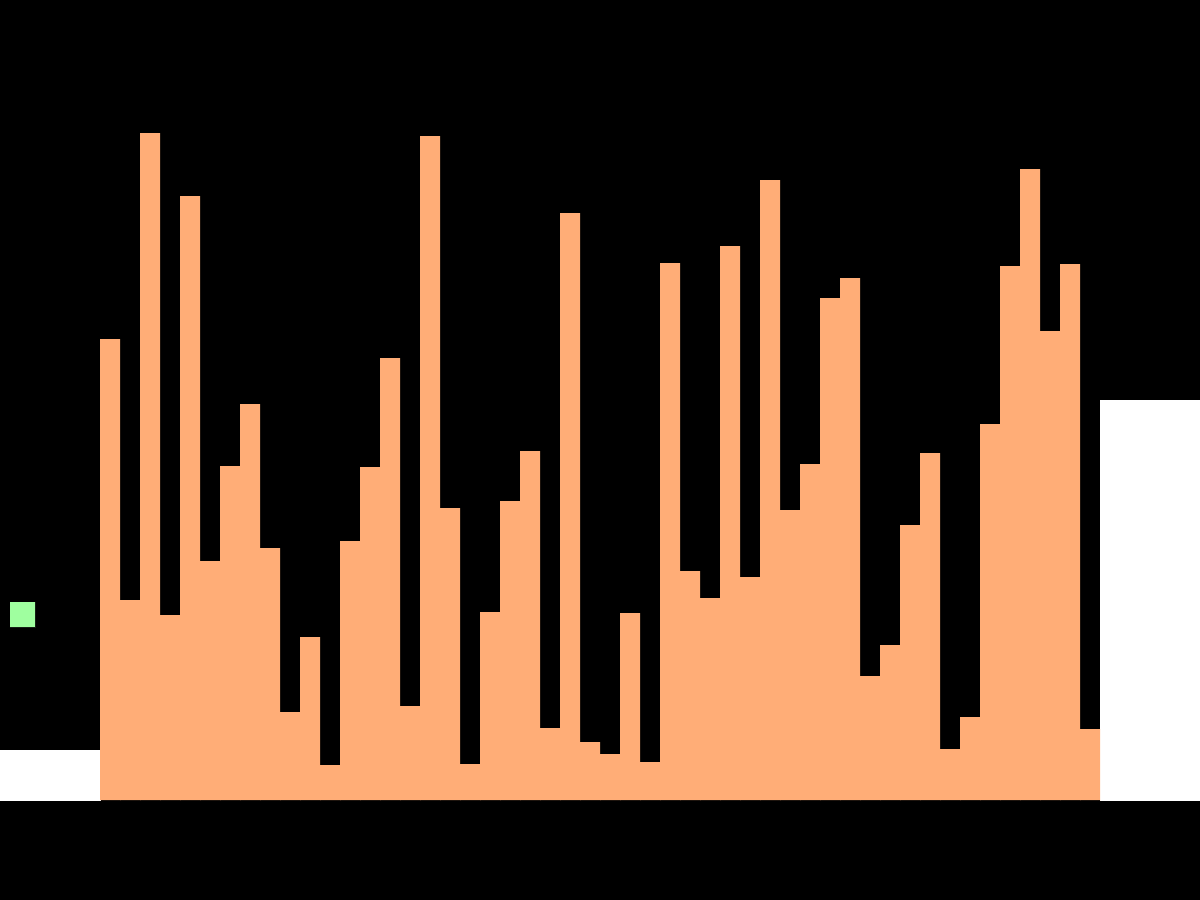
Frame 1 (no input)
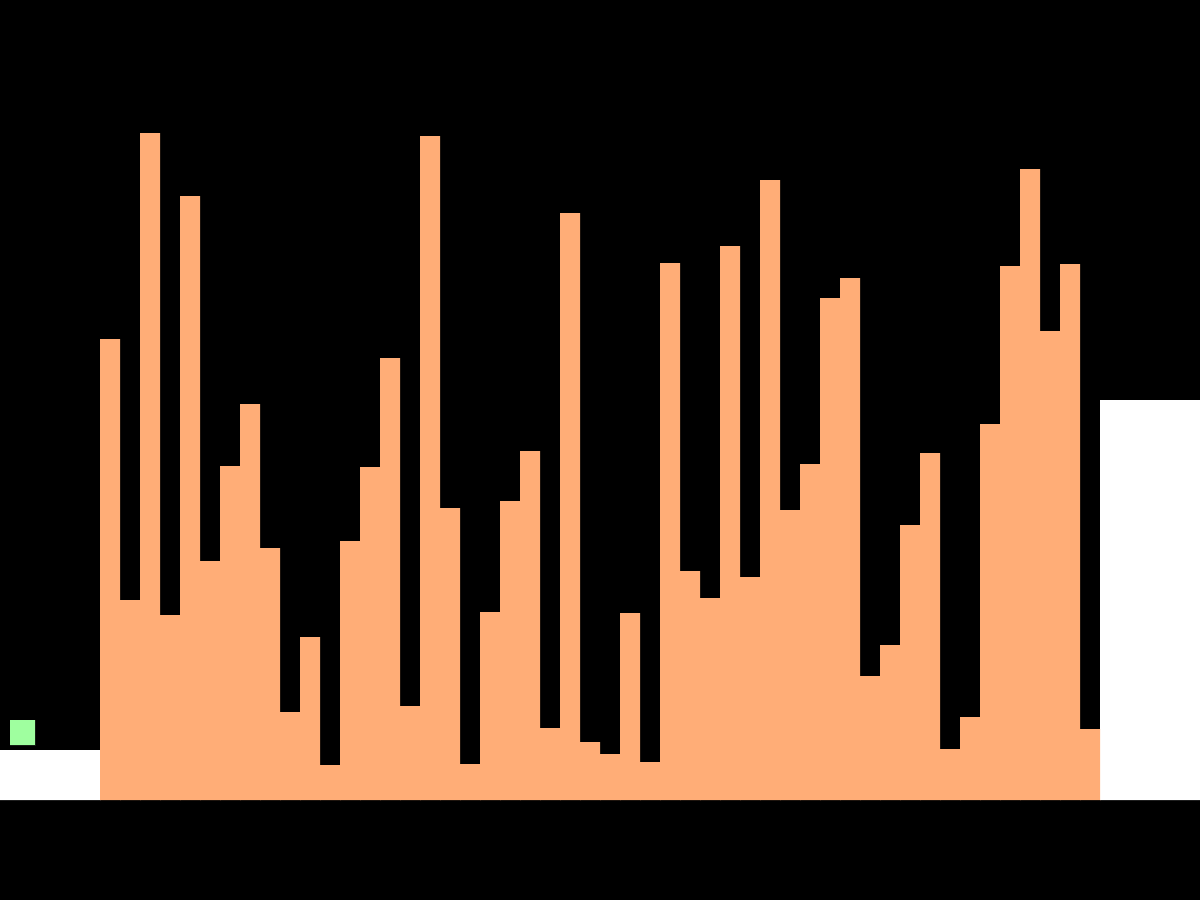
Frame 60 (the mouse pressed at the canvas centre just before this capture)
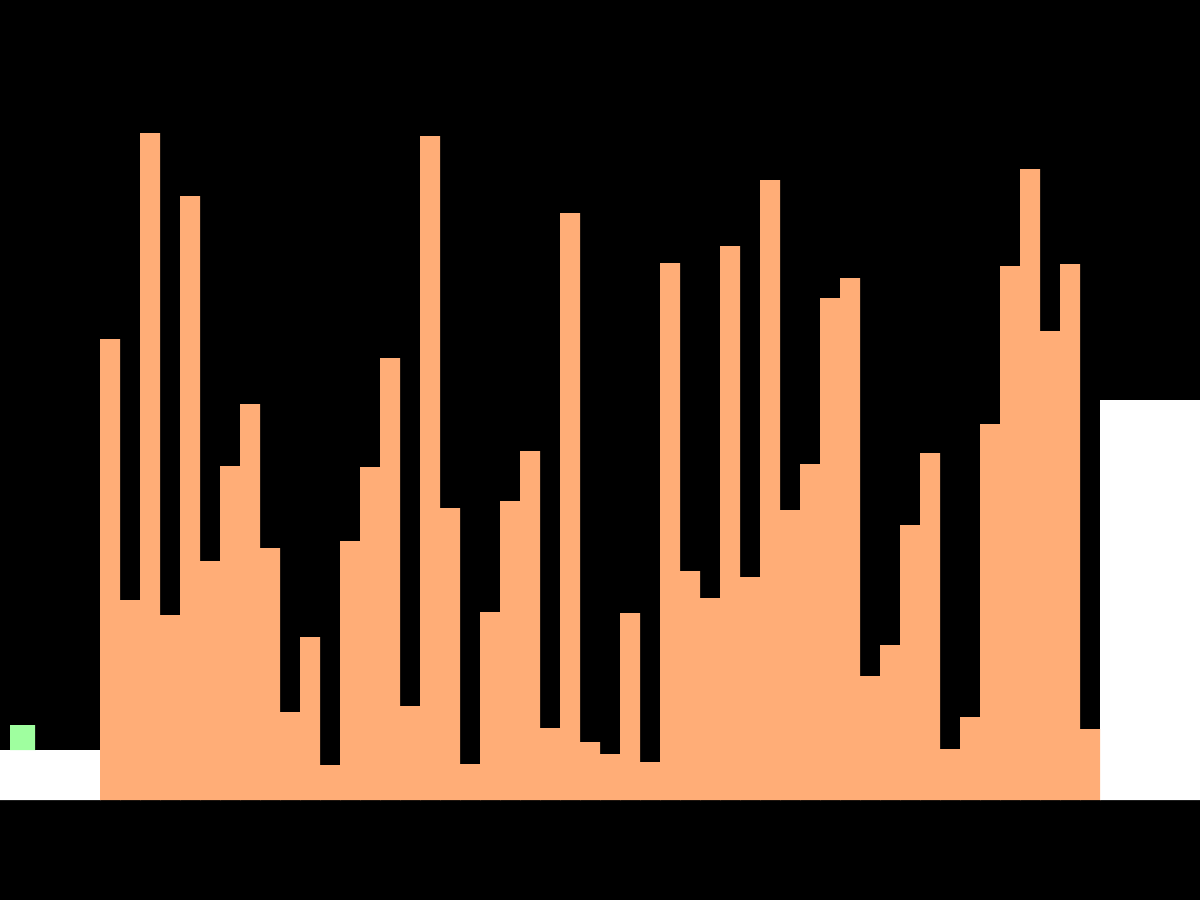
Frame 120 (the mouse held since frame 60 and released just before this capture)

The Processing sketch that drew these frames (run headless with seeded random() and noise(); from frame 60 on, the mouse is pressed at the canvas centre):

// Processing sketch: sortSprint
// ── sortSprint.pde
//sortSprint prototype for the FBLA contests
ArrayList<slot> towers = new ArrayList<slot>();
float temp1;
boolean rightArrow = false; boolean leftArrow = false; boolean upArrow = false; 
player player1 = new player(10, 600);
int controls = 0;
void setup() {
  frameRate(60);
  size(1200,900);
  for (int i = 0; i < 50; i++) { //i controls amount of columns, use a integer divisor of 1000 for best results
    temp1 = (random(25, 700));
    towers.add(new slot(25, 0, 25, round(temp1)));
  }
}
//everyFramePlays
void draw() {
  background(0); //black background
  pallete(#FFFFFF);
  rect(0, 750, 100, 50);
  rect(1100, 400, 100, 400);
  input();
  for (int i = 0; i < towers.size(); i += 1) {
    slot tower = towers.get(i);
    pallete(#FFAD77);
    strokeWeight(0);
    tower.update(ceil((100+(i*(ceil(1000/towers.size()))))), (ceil((1000)/towers.size())));
    tower.display();
    pallete(color(#9FFF9F));
    player1.collision(tower);
  }
  player1.move();
  player1.display();
}  
void input() {
  if (upArrow == true) {
    if (controls == 0) {
      player1.jump();
      player1.inair = true;
    }
  }
  if (leftArrow == true) {
    if (controls == 0) {
      player1.moveLeft();
      player1.inair = true;
    }
  }  
  if (rightArrow == true) {
    if (controls == 0) {
      player1.moveRight();
      player1.inair = true;
    }
  }
}

void keyReleased() {
  if (keyCode == 37) { //moveLeft
    leftArrow = false;
  }
  if (keyCode == 38) { //moveUp
    upArrow = false;
    player1.jump = false;
  }
  if (keyCode == 39) { //moveRight
    rightArrow = false;
  }
}
void keyPressed() {
  print(keyCode);
  if (keyCode == 49) {
    STALIN();
  }
  print(keyCode);
  if (keyCode == 50) {
    BOGO();
  }
  if (keyCode == 37) { //moveLeft
    leftArrow = true;
    rightArrow = false;
  }
  if (keyCode == 38) { //moveUp
    upArrow = true;
  }
  if (keyCode == 39) { //moveRight
    rightArrow = true;
    leftArrow = false;
  }
}
void mouseClicked() {
  println(mouseX + "," + mouseY);
}

void pallete(color c1) {
  fill(c1);
  stroke(c1);
}
//sortingAlgorithms
void STALIN() {
  ArrayList<slot> tempList = new ArrayList<slot>();
  tempList.add(towers.get(0));
  for (int i = 0; i < towers.size()-1; i += 1) {
    slot tower0 = tempList.get(tempList.size()-1);
    slot tower1 = towers.get(i+1);
    if (tower0.y >= tower1.y) {
      tempList.add(tower1);
    }
  }
  towers = tempList;
  while (tempList.size() <= 0) {
    shorten(tempList);
  }
  RESIZE();
}

void BOGO() {
  ArrayList<slot> tempList0 = new ArrayList<slot>();
  ArrayList<slot> tempList1 = new ArrayList<slot>();
  tempList1 = towers;
  int j;
  for (int i = 0; i < towers.size()-1; i += 1) {
    j = round(random(int(0), int(tempList1.size()-1)));
    tempList0.add(tempList1.get(j));
    tempList1.remove(j);
  }
  towers = tempList0;
}
void RESIZE() { //might be useless. This code runs every frame for some reason?
  for (int i = 0; i < towers.size(); i += 1) {
    slot tower = towers.get(i);
    pallete(#FFAD77);
    strokeWeight(0);
    tower.update(ceil((100+(i*(ceil(1000/towers.size()))))), (ceil((1000)/towers.size())));
    pallete(color(#9FFF9F));
  }
}

// ── player.pde
class player {
  float x = 0, y= 0, w = 25, h = 25, jFrames = 0;
  float grav = 2; float fall = 0;
  boolean canRight = true, canLeft = true, jump = false, stop = false, inair = true;
  int VX = 3;
  player (int baseX, int baseY) {
    x = baseX;
    y = baseY;
  }
  
  void jump() {//this is jump, works .5 seconds or 500 millis. Change the 500 to raise the time
    if (jump == false) {
      fall = millis();
    }
    if (jump == true && (fall+500 >= millis())) {
      y -= 7;
    } else {
      jump = false;
      inair = true;
    }
  }
  //are you GOING to move right. 
  void moveRight() {
      rightArrow = true;
  }
  //are you GOING to move left?
  void moveLeft() {
      leftArrow = true;
    }
  void collision(slot tower) {
    if (y+25 >= 750 && x+25 < 100 &&  x > -5 && inair == true && grav != 0) { //first platform
      jump = true;
      y -= 1;
      inair = false;
    }  if (y+25 >= 750 && x < 100 &&  x > -5 && inair == true && grav != 0) { //first platform
    print("plat");
      jump = true;
      y -= 1;
      inair = false;
    }
    //the tower fed into this. for now it checks against everything in existence.
    if (x+25 >= tower.x && y+25 > tower.y && x < tower.x) { // tower side
        x -= VX;
    }//                                                                                                           ____[]___
    if (y+h > tower.y && x+w < tower.x+tower.w &&  x > tower.x && inair == true) { //tower floor TILE IN CENTER [_________]   WORKS
      y -= grav;
      inair = false;
      jump = true;
    }                                                                                                     //  []_____
    if (y+h > tower.y && x < tower.x &&  x+w > tower.x && inair == true) { //tower floor TILE ON LEFT          |_____]
        inair = false;
        y -= grav ;
        jump = true;
    } if (y+25 > tower.y && x <= tower.x+tower.w && x+25 >=tower.x) { //tower floor RIGT
      inair = false;
      jump = true;
      y -= grav;
    } 
    if (x >= tower.x && y-25 <=tower.y && x <= tower.x) {
      //grav = 0;
    }
    if (x <= 0) {x++; print("hit");}
    if (x >= 1200) {x -= 1;print("rightWall");}
  }
  //this is player input, should run BEFORE collsion
  void move() {
    if (inair == true) {
      y += grav;
    }  
    if (rightArrow == true) {
      x += VX;
  }
  if (leftArrow == true) {
      x-= VX;
  }
  }
  //This displays the character, for now just a 25x25 rect, maybe later it can be a 25x25 sprite that checks state and we get a spritesheet
  void display() {
    //println(x + "," + y + "," + "," + inair);
    rect(x, y, w, h);
  }
}

// ── slot.pde
class slot {
  float x, y, h, w;
  
  slot(int xTemp, int yTemp, int wTemp, int hTemp) {
    x = xTemp;
    y = yTemp;
    h = hTemp;
    w = wTemp;
  }
  void update(int newX, int newX2) {
    x = newX;
    w = newX2;
  }
  void display() {
    y = 800-h;
   rect(x, y, (w), (h)); 
  }
}
